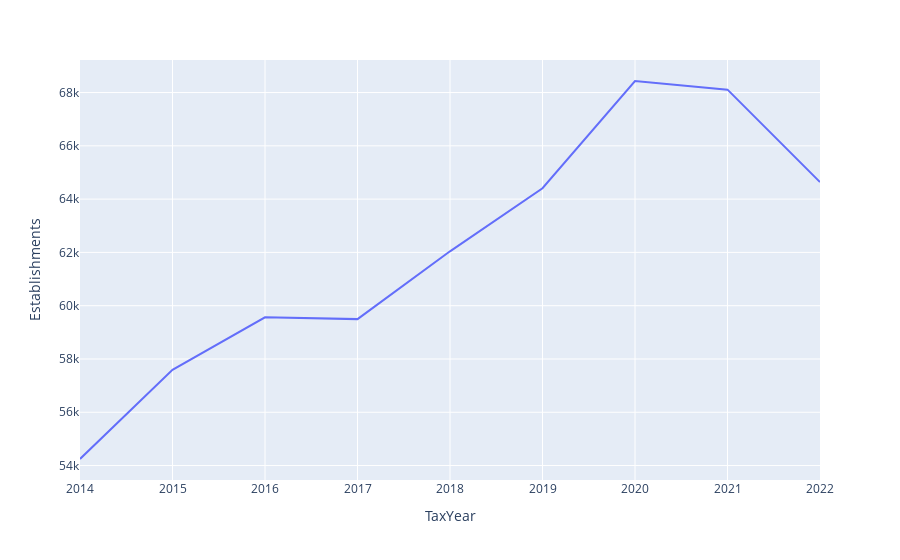

Notebook code cell kept with this figure:
### Code cell
px.line(pd.read_csv('cptData/Municipal_Establishments.csv'),x='TaxYear',y='Establishments')

### Figure 1 — Plotly figure (JSON) as saved in the notebook; plotly's stock layout.template omitted (floating-point values rounded to 4 significant figures)
{"data": [{"hovertemplate": "TaxYear=%{x}<br>Establishments=%{y}<extra></extra>", "legendgroup": "", "line": {"color": "#636efa", "dash": "solid"}, "marker": {"symbol": "circle"}, "mode": "lines", "name": "", "orientation": "v", "showlegend": false, "type": "scatter", "x": [2014, 2015, 2016, 2017, 2018, 2019, 2020, 2021, 2022], "xaxis": "x", "y": [54250.0, 57590.0, 59560.0, 59500.0, 62040.0, 64410.0, 68430.0, 68110.0, 64640.0], "yaxis": "y"}], "layout": {"legend": {"tracegroupgap": 0}, "margin": {"t": 60}, "xaxis": {"anchor": "y", "domain": [0, 1], "title": {"text": "TaxYear"}}, "yaxis": {"anchor": "x", "domain": [0, 1], "title": {"text": "Establishments"}}}}
